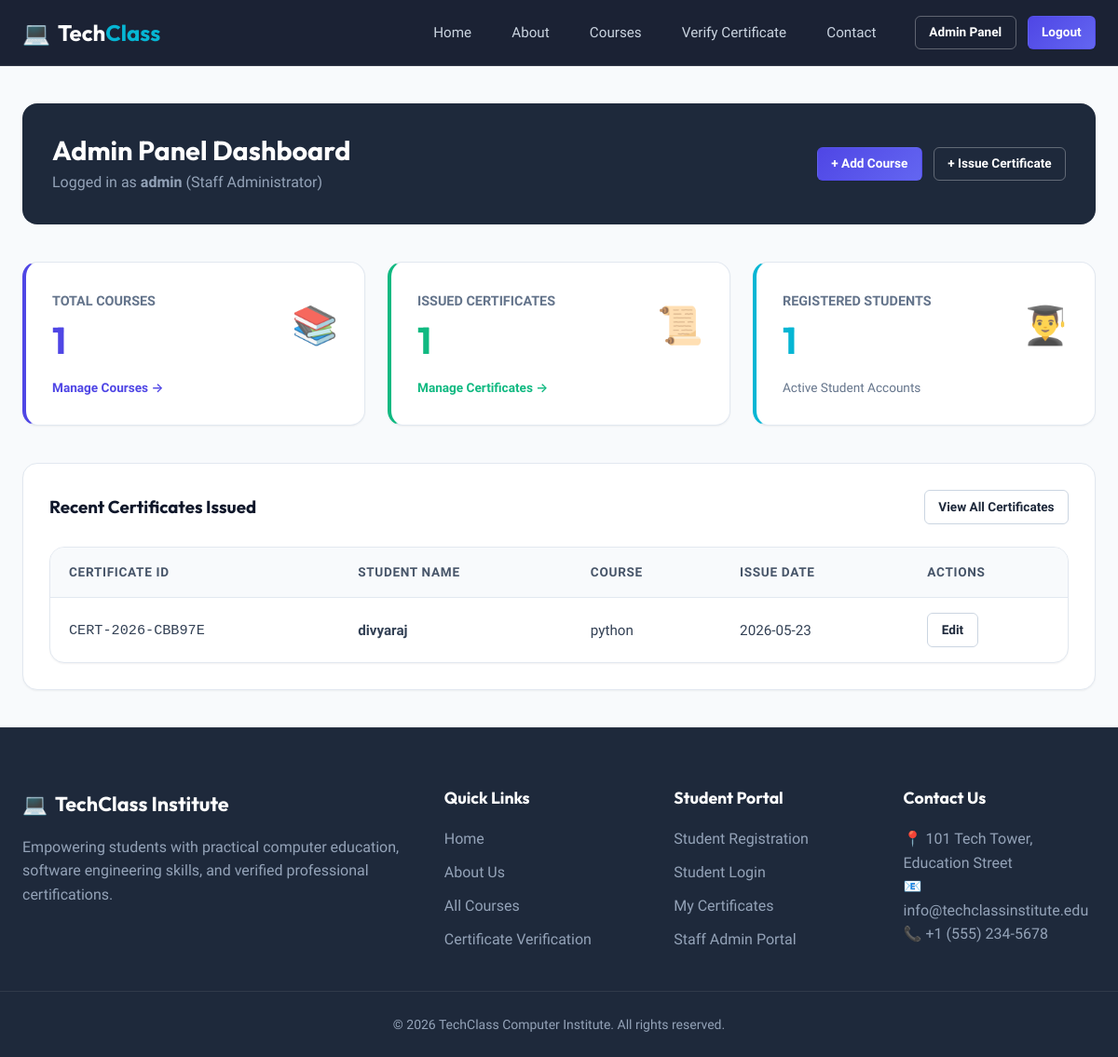
Page /admin-panel/ (signed in) on the committed database.
### certificates/models.py (models this page shows, shortened)
class Certificate(models.Model):
    certificate_id = models.CharField(max_length=30, unique=True, db_index=True)
    student_name = models.CharField(max_length=200)
    student = models.ForeignKey(User, on_delete=models.SET_NULL, null=True, blank=True, related_name='certificates')
    course = models.ForeignKey('courses.Course', on_delete=models.PROTECT)
    issue_date = models.DateField()
    grade = models.CharField(max_length=20, blank=True, null=True)
    created_at = models.DateTimeField(auto_now_add=True)

### courses/models.py (models this page shows, shortened)
class Course(models.Model):
    name = models.CharField(max_length=200)
    description = models.TextField()
    duration = models.CharField(max_length=50)
    fee = models.DecimalField(max_digits=8, decimal_places=2, blank=True, null=True)
    image = models.ImageField(upload_to='courses/', blank=True, null=True)
    created_at = models.DateTimeField(auto_now_add=True)

### dashboard/views.py (the view)
# urls.py: path('', views.index, name='index'),
@staff_required
def index(request):
    total_courses = Course.objects.count()
    total_certificates = Certificate.objects.count()
    total_students = User.objects.filter(is_staff=False).count()
    recent_certificates = Certificate.objects.select_related('course').order_by('-created_at')[:5]
    context = {
        'total_courses': total_courses,
        'total_certificates': total_certificates,
        'total_students': total_students,
        'recent_certificates': recent_certificates,
    }
    return render(request, 'dashboard/index.html', context)

### templates/dashboard/index.html (shortened to what this page needs)
{% extends 'base.html' %}
{% block content %}
<div class="container">
    <div style="background: var(--dark-surface); color: white; border-radius: var(--radius-lg); padding: 2rem; margin-bottom: 2.5rem; display: flex; justify-content: space-between; align-items: center; flex-wrap: wrap; gap: 1rem;">
        <div>
            <h1 style="font-size: 1.8rem; color: white;">Admin Panel Dashboard</h1>
            <p style="color: var(--gray-400); margin-top: 0.25rem;">
                Logged in as <strong>{{ request.user.username }}</strong> (Staff Administrator)
            </p>
        </div>
        <div style="display: flex; gap: 0.75rem;">
            <a href="{% url 'dashboard:add_course' %}" class="btn btn-primary btn-sm">+ Add Course</a>
            <a href="{% url 'dashboard:add_certificate' %}" class="btn btn-outline btn-sm">+ Issue Certificate</a>
        </div>
    </div>
    <div class="grid grid-3" style="margin-bottom: 2.5rem;">
        <div class="card" style="border-left: 4px solid var(--primary);">
            <div style="display: flex; justify-content: space-between; align-items: center;">
                <div>
                    <span style="color: var(--gray-500); font-size: 0.9rem; text-transform: uppercase; font-weight: 600;">Total Courses</span>
                    <h2 style="font-size: 2.5rem; color: var(--primary); margin-top: 0.25rem;">{{ total_courses }}</h2>
                </div>
                <div style="font-size: 2.5rem; opacity: 0.8;">📚</div>
            </div>
            <a href="{% url 'dashboard:manage_courses' %}" style="display: inline-block; margin-top: 1rem; font-size: 0.85rem; font-weight: 600;">Manage Courses &rarr;</a>
        </div>
        <div class="card" style="border-left: 4px solid var(--success);">
            <div style="display: flex; justify-content: space-between; align-items: center;">
                <div>
                    <span style="color: var(--gray-500); font-size: 0.9rem; text-transform: uppercase; font-weight: 600;">Issued Certificates</span>
                    <h2 style="font-size: 2.5rem; color: var(--success); margin-top: 0.25rem;">{{ total_certificates }}</h2>
                </div>
                <div style="font-size: 2.5rem; opacity: 0.8;">📜</div>
            </div>
            <a href="{% url 'dashboard:manage_certificates' %}" style="display: inline-block; margin-top: 1rem; font-size: 0.85rem; font-weight: 600; color: var(--success);">Manage Certificates &rarr;</a>
        </div>
        <div class="card" style="border-left: 4px solid var(--secondary);">
            <div style="display: flex; justify-content: space-between; align-items: center;">
                <div>
                    <span style="color: var(--gray-500); font-size: 0.9rem; text-transform: uppercase; font-weight: 600;">Registered Students</span>
                    <h2 style="font-size: 2.5rem; color: var(--secondary); margin-top: 0.25rem;">{{ total_students }}</h2>
                </div>
                <div style="font-size: 2.5rem; opacity: 0.8;">👨‍🎓</div>
            </div>
            <span style="display: inline-block; margin-top: 1rem; font-size: 0.85rem; color: var(--gray-500);">Active Student Accounts</span>
        </div>
    </div>
    <div class="card">
        <div style="display: flex; justify-content: space-between; align-items: center; margin-bottom: 1.5rem;">
            <h3>Recent Certificates Issued</h3>
            <a href="{% url 'dashboard:manage_certificates' %}" class="btn btn-outline-dark btn-sm">View All Certificates</a>
        </div>
        {% if recent_certificates %}
        <div class="table-container">
            <table class="custom-table">
                <thead>
                    <tr>
                        <th>Certificate ID</th>
                        <th>Student Name</th>
                        <th>Course</th>
                        <th>Issue Date</th>
                        <th>Actions</th>
                    </tr>
                </thead>
                <tbody>
                    {% for cert in recent_certificates %}
                    <tr>
                        <td><code>{{ cert.certificate_id }}</code></td>
                        <td><strong>{{ cert.student_name }}</strong></td>
                        <td>{{ cert.course.name }}</td>
                        <td>{{ cert.issue_date|date:"Y-m-d" }}</td>
                        <td>
                            <a href="{% url 'dashboard:edit_certificate' cert.id %}" class="btn btn-outline-dark btn-sm">Edit</a>
                        </td>
                    </tr>
                    {% endfor %}
                </tbody>
            </table>
        </div>
        {% else %}
        <p style="color: var(--gray-500); text-align: center; padding: 2rem;">No certificates issued yet.</p>
        {% endif %}
    </div>
</div>
{% endblock %}

### static/css/style.css (style rules this page uses)
:root { --primary: #4f46e5; --primary-hover: #4338ca; --primary-light: #eef2ff; --secondary: #06b6d4; --accent: #f59e0b; --dark: #0f172a; --dark-surface: #1e293b; --light-bg: #f8fafc; --white: #ffffff; --gray-50: #f8fafc; --gray-100: #f1f5f9; --gray-200: #e2e8f0; --gray-300: #cbd5e1; --gray-400: #94a3b8; --gray-500: #64748b; --gray-600: #475569; --gray-700: #334155; --gray-800: #1e293b; --gray-900: #0f172a; --success: #10b981; --success-bg: #d1fae5; --error: #ef4444; --error-bg: #fee2e2; --warning: #f59e0b; --warning-bg: #fef3c7; --info: #3b82f6; --info-bg: #dbeafe; --font-heading: 'Outfit', -apple-system, sans-serif; --font-body: 'Plus Jakarta Sans', -apple-system, sans-serif; --radius-sm: 6px; --radius-md: 10px; --radius-lg: 16px; --radius-full: 9999px; --shadow-sm: 0 1px 2px 0 rgba(0, 0, 0, 0.05); --shadow-md: 0 4px 6px -1px rgba(0, 0, 0, 0.1), 0 2px 4px -1px rgba(0, 0, 0, 0.06); --shadow-lg: 0 10px 25px -5px rgba(0, 0, 0, 0.1), 0 10px 10px -5px rgba(0, 0, 0, 0.04); --shadow-glow: 0 0 20px rgba(79, 70, 229, 0.25); --transition: all 0.25s cubic-bezier(0.4, 0, 0.2, 1); }
*, *::before, *::after { box-sizing: border-box; margin: 0; padding: 0; }
html { scroll-behavior: smooth; }
body { font-family: var(--font-body); background-color: var(--light-bg); color: var(--gray-800); line-height: 1.6; display: flex; flex-direction: column; min-height: 100vh; }
h1, h2, h3, h4, h5, h6 { font-family: var(--font-heading); font-weight: 700; color: var(--gray-900); line-height: 1.25; }
a { color: var(--primary); text-decoration: none; transition: var(--transition); }
.btn { display: inline-flex; align-items: center; justify-content: center; gap: 0.5rem; font-family: var(--font-body); font-weight: 600; font-size: 0.95rem; padding: 0.65rem 1.4rem; border-radius: var(--radius-md); border: 1px solid transparent; cursor: pointer; transition: var(--transition); text-align: center; }
.btn-sm { font-size: 0.85rem; padding: 0.4rem 0.9rem; border-radius: var(--radius-sm); }
.btn-primary { background: linear-gradient(135deg, var(--primary), #6366f1); color: var(--white); box-shadow: var(--shadow-sm); }
.btn-outline { background: transparent; border-color: rgba(255, 255, 255, 0.3); color: var(--white); }
.btn-outline-dark { background: transparent; border-color: var(--gray-300); color: var(--gray-800); }
.container { max-width: 1200px; margin: 0 auto; padding: 2.5rem 1.5rem; }
.grid { display: grid; gap: 1.5rem; }
.grid-3 { grid-template-columns: repeat(auto-fit, minmax(300px, 1fr)); }
.card { background: var(--white); border-radius: var(--radius-lg); border: 1px solid var(--gray-200); box-shadow: var(--shadow-sm); padding: 1.75rem; transition: var(--transition); }
.table-container { background: var(--white); border-radius: var(--radius-lg); border: 1px solid var(--gray-200); box-shadow: var(--shadow-sm); overflow-x: auto; }
.custom-table { width: 100%; border-collapse: collapse; text-align: left; }
.custom-table th { background: var(--gray-50); color: var(--gray-600); font-weight: 600; font-size: 0.85rem; text-transform: uppercase; letter-spacing: 0.05em; padding: 1rem 1.25rem; border-bottom: 1px solid var(--gray-200); }
.custom-table td { padding: 1rem 1.25rem; border-bottom: 1px solid var(--gray-100); font-size: 0.95rem; color: var(--gray-700); }
.custom-table tr:last-child td { border-bottom: none; }

### rows in the picture
Certificate: certificate_id "CERT-2026-CBB97E", student_name "divyaraj", course.name "python", issue_date "2026-05-23"

### other values in the picture
{{ request.user.username }} "admin"
{{ total_courses }} "1"
{{ total_certificates }} "1"
{{ total_students }} "1"
